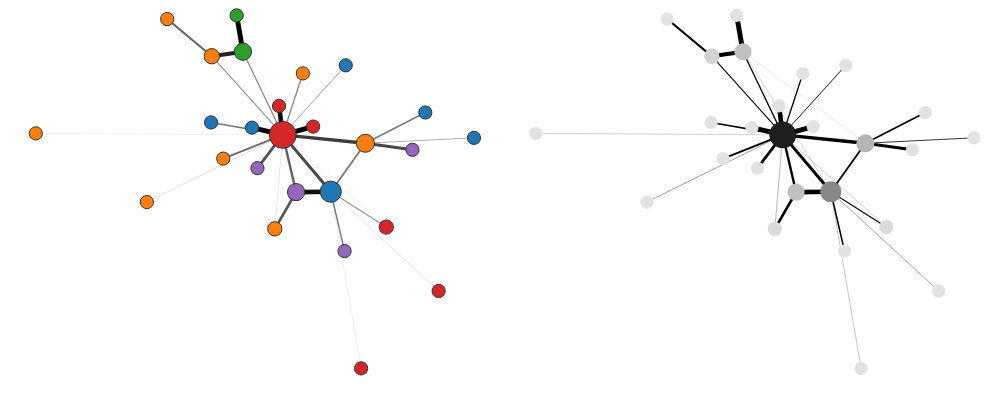

The notebook cell saved with this chart:
### Markdown cell above
Combination of two plots altair-style, showing the use of Altair settings

### Code cell
g1 = alph(
    G,
    weight_attr="weight",
    layout_fn=lambda g: nx.spring_layout(g, weight="weight", k=4, iterations=5000, seed=seed),
    node_args=dict(
        size=alt.Size(
            "degree_centrality",
            scale=alt.Scale(domain=[0,1], range=[12**2, 30**2]),
            legend=None
        ),
        fill=alt.Color("company", scale=alt.Scale(scheme="category10"), legend=None),
        stroke="#333",
        strokeWidth=1,
        tooltip_attrs=["name", "company"],
    ),
    edge_args=dict(color="#000"),
    width=600*0.8,
    height=480*0.8,
    padding=20,
)

g2 = alph(
    G,
    weight_attr="weight",
    layout_fn=lambda g: nx.spring_layout(g, weight="weight", k=4, iterations=5000, seed=seed),
    node_args=dict(
        size=alt.Size(
            "degree_centrality",
            scale=alt.Scale(domain=[0,1], range=[12**2, 30**2]),
            legend=None
        ),
        fill=alt.Color("degree_centrality", scale=alt.Scale(scheme="greys"), legend=None),
        strokeWidth=0,
        tooltip_attrs=["name", "company"],
    ),
    edge_args=dict(
        color="#000",
        opacity=1
    ),
    width=600*0.8,
    height=480*0.8,
    padding=20,
)

(g1 | g2).configure_view(strokeWidth=0)

### Figure 1 — Vega-Lite specification as saved in the notebook (floating-point values rounded to 4 significant figures)
{"$schema": "https://vega.github.io/schema/vega-lite/v4.17.0.json", "config": {"view": {"continuousHeight": 300, "continuousWidth": 400, "strokeWidth": 0}}, "datasets": {"data-1ef01c8ab698cdfd6954f8247556f012": [{"__node_r": 10.56, "__node_size": 446.4, "company": "Atwal, Trivedi and Kaul", "degree_centrality": 0.4, "id": 0, "name": "Brenda", "x": 271.5, "y": 158.0}, {"__node_r": 8.591, "__node_size": 295.2, "company": "松田印刷合同会社", "degree_centrality": 0.2, "id": 1, "name": "Cindy", "x": 242.6, "y": 157.7}, {"__node_r": 13.4, "__node_size": 718.6, "company": "Trivedi, Shankar and Sachdev", "degree_centrality": 0.76, "id": 2, "name": "Rosalia", "x": 231.4, "y": 202.4}, {"__node_r": 8.591, "__node_size": 295.2, "company": "Guarana, Offredi e Turati SPA", "degree_centrality": 0.2, "id": 3, "name": "結衣", "x": 198.3, "y": 267.4}, {"__node_r": 7.15, "__node_size": 204.5, "company": "Datta, Shanker and Gola", "degree_centrality": 0.08, "id": 4, "name": "春香", "x": 224.9, "y": 129.0}, {"__node_r": 7.66, "__node_size": 234.7, "company": "Datta, Shanker and Gola", "degree_centrality": 0.12, "id": 5, "name": "Rosario", "x": 172.3, "y": 263.9}, {"__node_r": 9.02, "__node_size": 325.4, "company": "Datta, Shanker and Gola", "degree_centrality": 0.24, "id": 6, "name": "Maura", "x": 300.3, "y": 195.9}, {"__node_r": 6.6, "__node_size": 174.2, "company": "Datta, Shanker and Gola", "degree_centrality": 0.04, "id": 7, "name": "Juliusz", "x": 248.2, "y": 250.5}, {"__node_r": 6.6, "__node_size": 174.2, "company": "Atwal, Trivedi and Kaul", "degree_centrality": 0.04, "id": 8, "name": "Conor", "x": 390.8, "y": 200.1}, {"__node_r": 6.6, "__node_size": 174.2, "company": "Trivedi, Shankar and Sachdev", "degree_centrality": 0.04, "id": 9, "name": "Judy", "x": 256.8, "y": 208.9}, {"__node_r": 7.15, "__node_size": 204.5, "company": "Trivedi, Shankar and Sachdev", "degree_centrality": 0.08, "id": 10, "name": "加奈", "x": 317.7, "y": 130.4}, {"__node_r": 6.6, "__node_size": 174.2, "company": "Datta, Shanker and Gola", "degree_centrality": 0.04, "id": 11, "name": "Maurycy", "x": 118.2, "y": 149.9}, {"__node_r": 6.6, "__node_size": 174.2, "company": "Atwal, Trivedi and Kaul", "degree_centrality": 0.04, "id": 12, "name": "Liwia", "x": 350.2, "y": 219.9}, {"__node_r": 6.6, "__node_size": 174.2, "company": "Datta, Shanker and Gola", "degree_centrality": 0.04, "id": 13, "name": "Antoni", "x": 181.9, "y": 183.9}, {"__node_r": 6.6, "__node_size": 174.2, "company": "Atwal, Trivedi and Kaul", "degree_centrality": 0.04, "id": 14, "name": "篤司", "x": 284.0, "y": 256.8}, {"__node_r": 6.6, "__node_size": 174.2, "company": "Atwal, Trivedi and Kaul", "degree_centrality": 0.04, "id": 15, "name": "零", "x": 205.8, "y": 208.1}, {"__node_r": 6.6, "__node_size": 174.2, "company": "Atwal, Trivedi and Kaul", "degree_centrality": 0.04, "id": 16, "name": "Urvi", "x": 171.7, "y": 212.1}, {"__node_r": 6.6, "__node_size": 174.2, "company": "松田印刷合同会社", "degree_centrality": 0.04, "id": 17, "name": "Gionata", "x": 210.4, "y": 176.5}, {"__node_r": 6.6, "__node_size": 174.2, "company": "松田印刷合同会社", "degree_centrality": 0.04, "id": 18, "name": "Sarah", "x": 283.0, "y": 111.7}, {"__node_r": 6.6, "__node_size": 174.2, "company": "Trivedi, Shankar and Sachdev", "degree_centrality": 0.04, "id": 19, "name": "Laura", "x": 228.4, "y": 225.0}, {"__node_r": 6.6, "__node_size": 174.2, "company": "Datta, Shanker and Gola", "degree_centrality": 0.04, "id": 20, "name": "Roksana", "x": 135.2, "y": 292.9}, {"__node_r": 6.6, "__node_size": 174.2, "company": "Trivedi, Shankar and Sachdev", "degree_centrality": 0.04, "id": 21, "name": "Federica", "x": 361.4, "y": 80.49}, {"__node_r": 6.6, "__node_size": 174.2, "company": "Datta, Shanker and Gola", "degree_centrality": 0.04, "id": 22, "name": "Nishith", "x": 25.68, "y": 203.6}, {"__node_r": 6.6, "__node_size": 174.2, "company": "Trivedi, Shankar and Sachdev", "degree_centrality": 0.04, "id": 23, "name": "Witold", "x": 296.7, "y": 20}, {"__node_r": 6.6, "__node_size": 174.2, "company": "Guarana, Offredi e Turati SPA", "degree_centrality": 0.04, "id": 24, "name": "Sherri", "x": 193.1, "y": 295.8}, {"__node_r": 6.6, "__node_size": 174.2, "company": "松田印刷合同会社", "degree_centrality": 0.04, "id": 25, "name": "Mikołaj", "x": 339.6, "y": 190.8}], "data-c6bde96d826f8ccc5869ab782e5c9fe2": [{"edge": 0, "pair": [0, 1], "source": 0, "target": 1, "weight": 1.987, "x": 271.5, "y": 158.0}, {"edge": 0, "pair": [0, 1], "source": 0, "target": 1, "weight": 1.987, "x": 242.6, "y": 157.7}, {"edge": 1, "pair": [0, 6], "source": 0, "target": 6, "weight": 0.7502, "x": 271.5, "y": 158.0}, {"edge": 1, "pair": [0, 6], "source": 0, "target": 6, "weight": 0.7502, "x": 300.3, "y": 195.9}, {"edge": 2, "pair": [0, 2], "source": 0, "target": 2, "weight": 1.301, "x": 271.5, "y": 158.0}, {"edge": 2, "pair": [0, 2], "source": 0, "target": 2, "weight": 1.301, "x": 231.4, "y": 202.4}, {"edge": 3, "pair": [0, 0], "source": 0, "target": 0, "weight": 0.5294, "x": 271.5, "y": 158.0}, {"edge": 3, "pair": [0, 0], "source": 0, "target": 0, "weight": 0.5294, "x": 271.5, "y": 158.0}, {"edge": 4, "pair": [0, 3], "source": 0, "target": 3, "weight": 0.03015, "x": 271.5, "y": 158.0}, {"edge": 4, "pair": [0, 3], "source": 0, "target": 3, "weight": 0.03015, "x": 198.3, "y": 267.4}, {"edge": 5, "pair": [0, 10], "source": 0, "target": 10, "weight": 0.4339, "x": 271.5, "y": 158.0}, {"edge": 5, "pair": [0, 10], "source": 0, "target": 10, "weight": 0.4339, "x": 317.7, "y": 130.4}, {"edge": 6, "pair": [0, 18], "source": 0, "target": 18, "weight": 0.6422, "x": 271.5, "y": 158.0}, {"edge": 6, "pair": [0, 18], "source": 0, "target": 18, "weight": 0.6422, "x": 283.0, "y": 111.7}, {"edge": 7, "pair": [0, 21], "source": 0, "target": 21, "weight": 0.1152, "x": 271.5, "y": 158.0}, {"edge": 7, "pair": [0, 21], "source": 0, "target": 21, "weight": 0.1152, "x": 361.4, "y": 80.49}, {"edge": 8, "pair": [0, 23], "source": 0, "target": 23, "weight": 0.05782, "x": 271.5, "y": 158.0}, {"edge": 8, "pair": [0, 23], "source": 0, "target": 23, "weight": 0.05782, "x": 296.7, "y": 20}, {"edge": 9, "pair": [1, 2], "source": 1, "target": 2, "weight": 1.001, "x": 242.6, "y": 157.7}, {"edge": 9, "pair": [1, 2], "source": 1, "target": 2, "weight": 1.001, "x": 231.4, "y": 202.4}, {"edge": 10, "pair": [1, 1], "source": 1, "target": 1, "weight": 1.09, "x": 242.6, "y": 157.7}, {"edge": 10, "pair": [1, 1], "source": 1, "target": 1, "weight": 1.09, "x": 242.6, "y": 157.7}, {"edge": 11, "pair": [1, 4], "source": 1, "target": 4, "weight": 1.166, "x": 242.6, "y": 157.7}, {"edge": 11, "pair": [1, 4], "source": 1, "target": 4, "weight": 1.166, "x": 224.9, "y": 129.0}, {"edge": 12, "pair": [2, 2], "source": 2, "target": 2, "weight": 0.2277, "x": 231.4, "y": 202.4}, {"edge": 12, "pair": [2, 2], "source": 2, "target": 2, "weight": 0.2277, "x": 231.4, "y": 202.4}, {"edge": 13, "pair": [2, 15], "source": 2, "target": 15, "weight": 2.182, "x": 231.4, "y": 202.4}, {"edge": 13, "pair": [2, 15], "source": 2, "target": 15, "weight": 2.182, "x": 205.8, "y": 208.1}, {"edge": 14, "pair": [2, 6], "source": 2, "target": 6, "weight": 1.432, "x": 231.4, "y": 202.4}, {"edge": 14, "pair": [2, 6], "source": 2, "target": 6, "weight": 1.432, "x": 300.3, "y": 195.9}, {"edge": 15, "pair": [2, 19], "source": 2, "target": 19, "weight": 2.014, "x": 231.4, "y": 202.4}, {"edge": 15, "pair": [2, 19], "source": 2, "target": 19, "weight": 2.014, "x": 228.4, "y": 225.0}, {"edge": 16, "pair": [2, 3], "source": 2, "target": 3, "weight": 0.5185, "x": 231.4, "y": 202.4}, {"edge": 16, "pair": [2, 3], "source": 2, "target": 3, "weight": 0.5185, "x": 198.3, "y": 267.4}, {"edge": 17, "pair": [2, 4], "source": 2, "target": 4, "weight": 0.08285, "x": 231.4, "y": 202.4}, {"edge": 17, "pair": [2, 4], "source": 2, "target": 4, "weight": 0.08285, "x": 224.9, "y": 129.0}, {"edge": 18, "pair": [2, 5], "source": 2, "target": 5, "weight": 0.4379, "x": 231.4, "y": 202.4}, {"edge": 18, "pair": [2, 5], "source": 2, "target": 5, "weight": 0.4379, "x": 172.3, "y": 263.9}, {"edge": 19, "pair": [2, 7], "source": 2, "target": 7, "weight": 0.5691, "x": 231.4, "y": 202.4}, {"edge": 19, "pair": [2, 7], "source": 2, "target": 7, "weight": 0.5691, "x": 248.2, "y": 250.5}, {"edge": 20, "pair": [2, 9], "source": 2, "target": 9, "weight": 2.122, "x": 231.4, "y": 202.4}, {"edge": 20, "pair": [2, 9], "source": 2, "target": 9, "weight": 2.122, "x": 256.8, "y": 208.9}, {"edge": 21, "pair": [2, 10], "source": 2, "target": 10, "weight": 0.04418, "x": 231.4, "y": 202.4}, {"edge": 21, "pair": [2, 10], "source": 2, "target": 10, "weight": 0.04418, "x": 317.7, "y": 130.4}, {"edge": 22, "pair": [2, 11], "source": 2, "target": 11, "weight": 0.129, "x": 231.4, "y": 202.4}, {"edge": 22, "pair": [2, 11], "source": 2, "target": 11, "weight": 0.129, "x": 118.2, "y": 149.9}, {"edge": 23, "pair": [2, 13], "source": 2, "target": 13, "weight": 0.8637, "x": 231.4, "y": 202.4}, {"edge": 23, "pair": [2, 13], "source": 2, "target": 13, "weight": 0.8637, "x": 181.9, "y": 183.9}, {"edge": 24, "pair": [2, 14], "source": 2, "target": 14, "weight": 0.3546, "x": 231.4, "y": 202.4}, {"edge": 24, "pair": [2, 14], "source": 2, "target": 14, "weight": 0.3546, "x": 284.0, "y": 256.8}, {"edge": 25, "pair": [2, 16], "source": 2, "target": 16, "weight": 0.6959, "x": 231.4, "y": 202.4}, {"edge": 25, "pair": [2, 16], "source": 2, "target": 16, "weight": 0.6959, "x": 171.7, "y": 212.1}, {"edge": 26, "pair": [2, 17], "source": 2, "target": 17, "weight": 1.188, "x": 231.4, "y": 202.4}, {"edge": 26, "pair": [2, 17], "source": 2, "target": 17, "weight": 1.188, "x": 210.4, "y": 176.5}, {"edge": 27, "pair": [2, 22], "source": 2, "target": 22, "weight": 0.04177, "x": 231.4, "y": 202.4}, {"edge": 27, "pair": [2, 22], "source": 2, "target": 22, "weight": 0.04177, "x": 25.68, "y": 203.6}, {"edge": 28, "pair": [3, 5], "source": 3, "target": 5, "weight": 1.773, "x": 198.3, "y": 267.4}, {"edge": 28, "pair": [3, 5], "source": 3, "target": 5, "weight": 1.773, "x": 172.3, "y": 263.9}, {"edge": 29, "pair": [3, 6], "source": 3, "target": 6, "weight": 0.001462, "x": 198.3, "y": 267.4}, {"edge": 29, "pair": [3, 6], "source": 3, "target": 6, "weight": 0.001462, "x": 300.3, "y": 195.9}, {"edge": 30, "pair": [3, 24], "source": 3, "target": 24, "weight": 2.148, "x": 198.3, "y": 267.4}, {"edge": 30, "pair": [3, 24], "source": 3, "target": 24, "weight": 2.148, "x": 193.1, "y": 295.8}, {"edge": 31, "pair": [5, 20], "source": 5, "target": 20, "weight": 0.9289, "x": 172.3, "y": 263.9}, {"edge": 31, "pair": [5, 20], "source": 5, "target": 20, "weight": 0.9289, "x": 135.2, "y": 292.9}, {"edge": 32, "pair": [6, 8], "source": 6, "target": 8, "weight": 0.305, "x": 300.3, "y": 195.9}, {"edge": 32, "pair": [6, 8], "source": 6, "target": 8, "weight": 0.305, "x": 390.8, "y": 200.1}, {"edge": 33, "pair": [6, 12], "source": 6, "target": 12, "weight": 0.6963, "x": 300.3, "y": 195.9}, {"edge": 33, "pair": [6, 12], "source": 6, "target": 12, "weight": 0.6963, "x": 350.2, "y": 219.9}, {"edge": 34, "pair": [6, 25], "source": 6, "target": 25, "weight": 1.307, "x": 300.3, "y": 195.9}, {"edge": 34, "pair": [6, 25], "source": 6, "target": 25, "weight": 1.307, "x": 339.6, "y": 190.8}]}, "hconcat": [{"height": 384, "layer": [{"data": {"name": "data-c6bde96d826f8ccc5869ab782e5c9fe2"}, "encoding": {"color": {"value": "#000"}, "detail": {"field": "edge", "type": "quantitative"}, "opacity": {"field": "weight", "legend": null, "scale": {"range": [0.3, 1]}, "type": "quantitative"}, "strokeWidth": {"field": "weight", "legend": null, "scale": {"range": [0.1, 5]}, "type": "quantitative"}, "x": {"axis": {"domain": false, "grid": false, "labels": false, "ticks": false, "title": ""}, "field": "x", "type": "quantitative"}, "y": {"axis": {"domain": false, "grid": false, "labels": false, "ticks": false, "title": ""}, "field": "y", "type": "quantitative"}}, "mark": "line"}, {"data": {"name": "data-1ef01c8ab698cdfd6954f8247556f012"}, "encoding": {"fill": {"field": "company", "legend": null, "scale": {"scheme": "category10"}, "type": "nominal"}, "opacity": {"value": 1}, "size": {"field": "degree_centrality", "legend": null, "scale": {"domain": [0, 1], "range": [144, 900]}, "type": "quantitative"}, "stroke": {"value": "#333"}, "strokeWidth": {"value": 1}, "tooltip": [{"field": "name", "type": "nominal"}, {"field": "company", "type": "nominal"}], "x": {"axis": {"domain": false, "grid": false, "labels": false, "ticks": false, "title": ""}, "field": "x", "type": "quantitative"}, "y": {"axis": {"domain": false, "grid": false, "labels": false, "ticks": false, "title": ""}, "field": "y", "type": "quantitative"}}, "mark": "circle"}], "resolve": {"scale": {"color": "independent", "fill": "independent", "opacity": "independent", "size": "independent", "strokeWidth": "independent"}}, "width": 480}, {"height": 384, "layer": [{"data": {"name": "data-c6bde96d826f8ccc5869ab782e5c9fe2"}, "encoding": {"color": {"value": "#000"}, "detail": {"field": "edge", "type": "quantitative"}, "opacity": {"value": 1}, "strokeWidth": {"field": "weight", "legend": null, "scale": {"range": [0.1, 5]}, "type": "quantitative"}, "x": {"axis": {"domain": false, "grid": false, "labels": false, "ticks": false, "title": ""}, "field": "x", "type": "quantitative"}, "y": {"axis": {"domain": false, "grid": false, "labels": false, "ticks": false, "title": ""}, "field": "y", "type": "quantitative"}}, "mark": "line"}, {"data": {"name": "data-1ef01c8ab698cdfd6954f8247556f012"}, "encoding": {"fill": {"field": "degree_centrality", "legend": null, "scale": {"scheme": "greys"}, "type": "quantitative"}, "opacity": {"value": 1}, "size": {"field": "degree_centrality", "legend": null, "scale": {"domain": [0, 1], "range": [144, 900]}, "type": "quantitative"}, "stroke": {"value": "#565656"}, "strokeWidth": {"value": 0}, "tooltip": [{"field": "name", "type": "nominal"}, {"field": "company", "type": "nominal"}], "x": {"axis": {"domain": false, "grid": false, "labels": false, "ticks": false, "title": ""}, "field": "x", "type": "quantitative"}, "y": {"axis": {"domain": false, "grid": false, "labels": false, "ticks": false, "title": ""}, "field": "y", "type": "quantitative"}}, "mark": "circle"}], "resolve": {"scale": {"color": "independent", "fill": "independent", "opacity": "independent", "size": "independent", "strokeWidth": "independent"}}, "width": 480}]}
